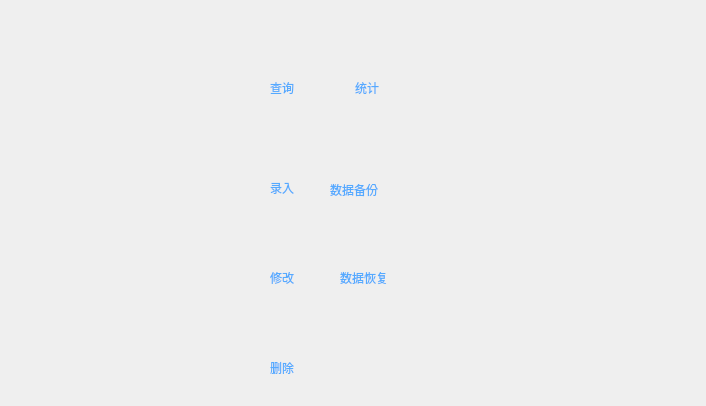
<?xml version="1.0" encoding="UTF-8"?>
<ui version="4.0">
 <class>addmin</class>
 <widget class="QDialog" name="addmin">
  <property name="geometry">
   <rect>
    <x>0</x>
    <y>0</y>
    <width>706</width>
    <height>406</height>
   </rect>
  </property>
  <property name="windowTitle">
   <string>Dialog</string>
  </property>
  <property name="styleSheet">
   <string notr="true">#addmin{
background-image: url(:/new/prefix1/v2-e4ab288bd2b68d101b6bc8f122d75813_720w.jpg);
}</string>
  </property>
  <widget class="QPushButton" name="search">
   <property name="geometry">
    <rect>
     <x>260</x>
     <y>20</y>
     <width>50</width>
     <height>50</height>
    </rect>
   </property>
   <property name="styleSheet">
    <string notr="true">image: url(:/new/prefix1/sea.png);</string>
   </property>
   <property name="text">
    <string/>
   </property>
   <property name="flat">
    <bool>true</bool>
   </property>
  </widget>
  <widget class="QPushButton" name="count">
   <property name="geometry">
    <rect>
     <x>350</x>
     <y>20</y>
     <width>50</width>
     <height>50</height>
    </rect>
   </property>
   <property name="styleSheet">
    <string notr="true">image: url(:/new/prefix1/count.png);</string>
   </property>
   <property name="text">
    <string/>
   </property>
   <property name="flat">
    <bool>true</bool>
   </property>
  </widget>
  <widget class="QPushButton" name="recover">
   <property name="geometry">
    <rect>
     <x>350</x>
     <y>210</y>
     <width>50</width>
     <height>50</height>
    </rect>
   </property>
   <property name="styleSheet">
    <string notr="true">image: url(:/new/prefix1/reco.png);</string>
   </property>
   <property name="text">
    <string/>
   </property>
   <property name="flat">
    <bool>true</bool>
   </property>
  </widget>
  <widget class="QPushButton" name="change">
   <property name="geometry">
    <rect>
     <x>260</x>
     <y>210</y>
     <width>50</width>
     <height>50</height>
    </rect>
   </property>
   <property name="styleSheet">
    <string notr="true">image: url(:/new/prefix1/change.png);</string>
   </property>
   <property name="text">
    <string/>
   </property>
   <property name="flat">
    <bool>true</bool>
   </property>
  </widget>
  <widget class="QPushButton" name="deletee">
   <property name="geometry">
    <rect>
     <x>260</x>
     <y>300</y>
     <width>50</width>
     <height>50</height>
    </rect>
   </property>
   <property name="styleSheet">
    <string notr="true">image: url(:/new/prefix1/dele.png);</string>
   </property>
   <property name="text">
    <string/>
   </property>
   <property name="flat">
    <bool>true</bool>
   </property>
  </widget>
  <widget class="QPushButton" name="add">
   <property name="geometry">
    <rect>
     <x>260</x>
     <y>120</y>
     <width>50</width>
     <height>50</height>
    </rect>
   </property>
   <property name="styleSheet">
    <string notr="true">image: url(:/new/prefix1/add.png);</string>
   </property>
   <property name="text">
    <string/>
   </property>
   <property name="flat">
    <bool>true</bool>
   </property>
  </widget>
  <widget class="QPushButton" name="back">
   <property name="geometry">
    <rect>
     <x>350</x>
     <y>120</y>
     <width>50</width>
     <height>50</height>
    </rect>
   </property>
   <property name="styleSheet">
    <string notr="true">image: url(:/new/prefix1/back.png);</string>
   </property>
   <property name="text">
    <string/>
   </property>
   <property name="flat">
    <bool>true</bool>
   </property>
  </widget>
  <widget class="QLabel" name="label">
   <property name="geometry">
    <rect>
     <x>270</x>
     <y>80</y>
     <width>41</width>
     <height>16</height>
    </rect>
   </property>
   <property name="styleSheet">
    <string notr="true">color: rgb(85, 170, 255);
font: 12pt &quot;楷体&quot;;
</string>
   </property>
   <property name="text">
    <string>查询</string>
   </property>
  </widget>
  <widget class="QLabel" name="label_2">
   <property name="geometry">
    <rect>
     <x>270</x>
     <y>180</y>
     <width>41</width>
     <height>16</height>
    </rect>
   </property>
   <property name="styleSheet">
    <string notr="true">color: rgb(85, 170, 255);
font: 12pt &quot;楷体&quot;;</string>
   </property>
   <property name="text">
    <string>录入</string>
   </property>
  </widget>
  <widget class="QLabel" name="label_3">
   <property name="geometry">
    <rect>
     <x>270</x>
     <y>270</y>
     <width>41</width>
     <height>16</height>
    </rect>
   </property>
   <property name="styleSheet">
    <string notr="true">color: rgb(85, 170, 255);font: 12pt &quot;楷体&quot;;</string>
   </property>
   <property name="text">
    <string>修改</string>
   </property>
  </widget>
  <widget class="QLabel" name="label_4">
   <property name="geometry">
    <rect>
     <x>270</x>
     <y>360</y>
     <width>41</width>
     <height>16</height>
    </rect>
   </property>
   <property name="styleSheet">
    <string notr="true">color: rgb(85, 170, 255);font: 12pt &quot;楷体&quot;;</string>
   </property>
   <property name="text">
    <string>删除</string>
   </property>
  </widget>
  <widget class="QLabel" name="label_5">
   <property name="geometry">
    <rect>
     <x>355</x>
     <y>80</y>
     <width>41</width>
     <height>16</height>
    </rect>
   </property>
   <property name="styleSheet">
    <string notr="true">color: rgb(85, 170, 255);font: 12pt &quot;楷体&quot;;</string>
   </property>
   <property name="text">
    <string>统计</string>
   </property>
  </widget>
  <widget class="QLabel" name="label_6">
   <property name="geometry">
    <rect>
     <x>330</x>
     <y>180</y>
     <width>91</width>
     <height>20</height>
    </rect>
   </property>
   <property name="styleSheet">
    <string notr="true">color: rgb(85, 170, 255);font: 12pt &quot;楷体&quot;;</string>
   </property>
   <property name="text">
    <string>数据备份</string>
   </property>
  </widget>
  <widget class="QLabel" name="label_7">
   <property name="geometry">
    <rect>
     <x>340</x>
     <y>270</y>
     <width>81</width>
     <height>16</height>
    </rect>
   </property>
   <property name="styleSheet">
    <string notr="true">color: rgb(85, 170, 255);font: 12pt &quot;楷体&quot;;</string>
   </property>
   <property name="text">
    <string>数据恢复</string>
   </property>
  </widget>
 </widget>
 <tabstops>
  <tabstop>search</tabstop>
  <tabstop>change</tabstop>
  <tabstop>add</tabstop>
  <tabstop>deletee</tabstop>
  <tabstop>count</tabstop>
  <tabstop>back</tabstop>
  <tabstop>recover</tabstop>
 </tabstops>
 <resources/>
 <connections/>
</ui>
